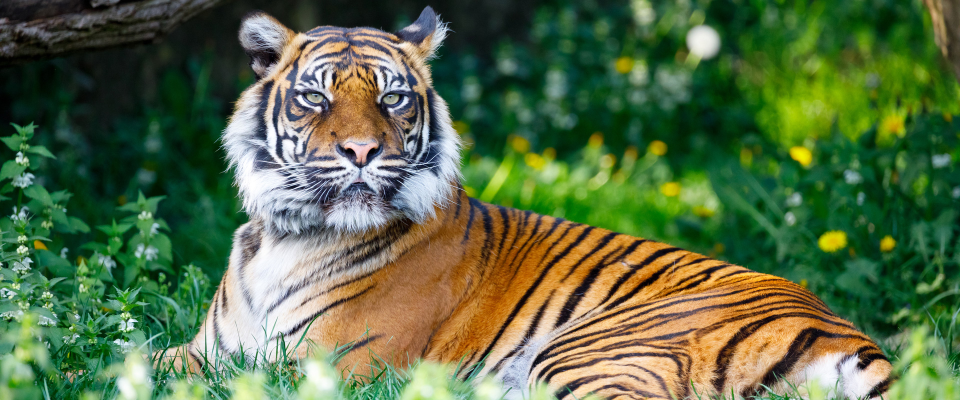
#> input picture opencv/img_tiger.jpg, 1920 x 800 px (shown at 1/2 size)
$ python backproject.py
#> lines starting #> are read from the running program, lines starting #| are printed output that depends on the picture; after the words box and inside, x2 and y2 are one past the last pixel; in counts of white or black regions, pixels touching at a corner belong together
import cv2
import numpy as np
import matplotlib.pyplot as plt

# Loading images
image = cv2.imread('img_tiger.jpg')
#> image is the input picture: shape (800, 1920, 3); mean B, G, R 70.2, 108.7, 88.7
image = cv2.resize(image, (960, 540))
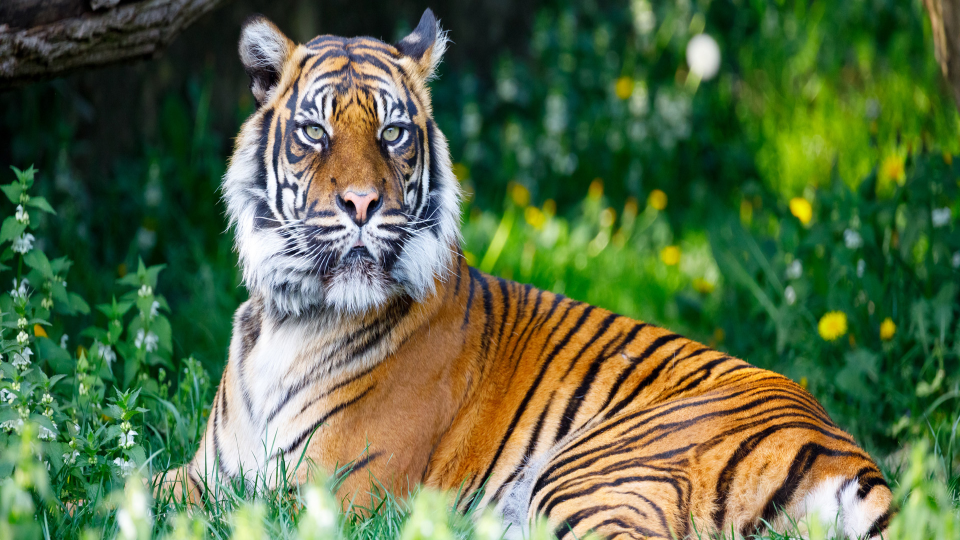
#> image: shape (540, 960, 3); mean B, G, R 70, 108.6, 88.6

masked_img = cv2.imread('img_tigerRoi.jpg')
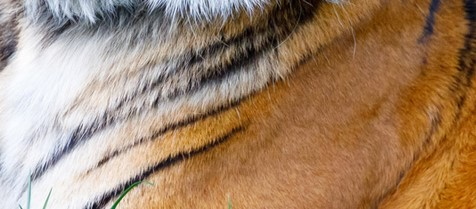
#> input picture opencv/img_tigerRoi.jpg, 476 x 209 px
#> masked_img is the input picture: shape (209, 476, 3); mean B, G, R 106.2, 133.3, 163.3

# Converting to HSV
hsv_image = cv2.cvtColor(image, cv2.COLOR_BGR2HSV)
#> hsv_image: shape (540, 960, 3); mean H, S, V 59.3, 149.5, 120.4
hsv_image_masked = cv2.cvtColor(masked_img, cv2.COLOR_BGR2HSV)
#> hsv_image_masked: shape (209, 476, 3); mean H, S, V 40.8, 106.2, 165.9

# Hue saturation output
hist_mask = cv2.calcHist([hsv_image_masked], [0, 1], None, [180, 256], [0, 180, 0, 256])
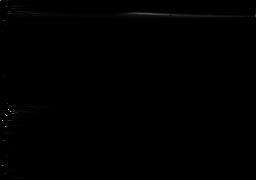
#> hist_mask: shape (180, 256) float32; min 0, max 1058, mean 2.2; drawn with min black and max white

# Gray scale output
mask = cv2.calcBackProject([hsv_image], [0, 1], hist_mask, [0, 180, 0, 256], 1)
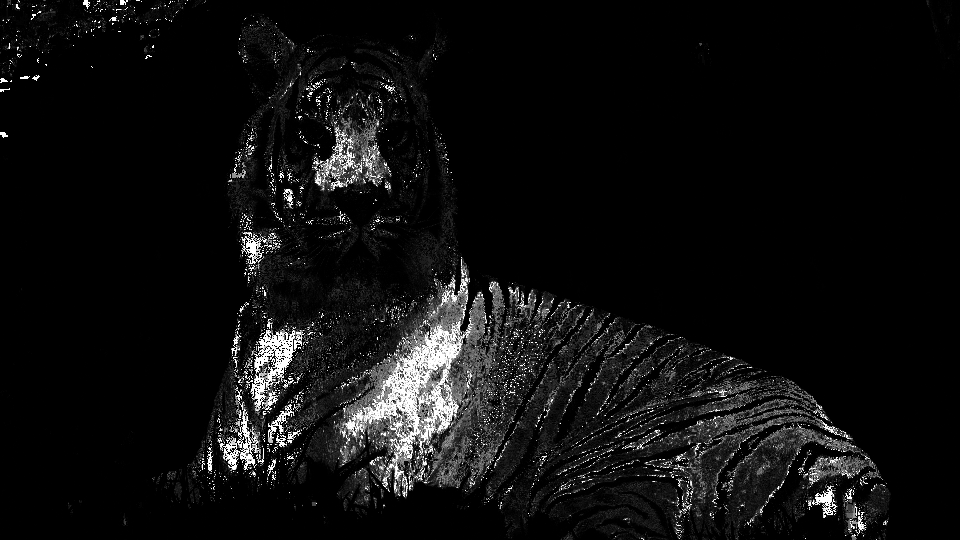
#> mask: shape (540, 960); min 0, max 255, mean 15.5

plt.imshow(hist_mask)
plt.show()
cv2.imshow('mask', mask)

ret, mask = cv2.threshold(mask, 3, 255, cv2.THRESH_BINARY)
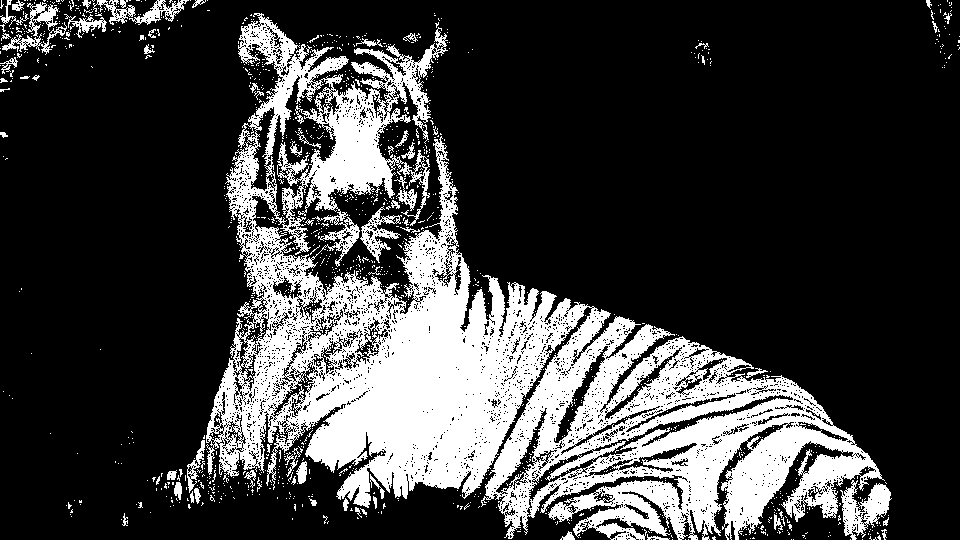
#> mask: shape (540, 960); 24.4% white; 1191 white regions (1122 under 20 px), largest, box (x1, y1, x2, y2) and area: (206, 13, 885, 540) 115828, (840, 480, 892, 540) 1499, (360, 206, 402, 263) 740
mask = cv2.merge([mask, mask, mask])
result = cv2.bitwise_and(image, mask)
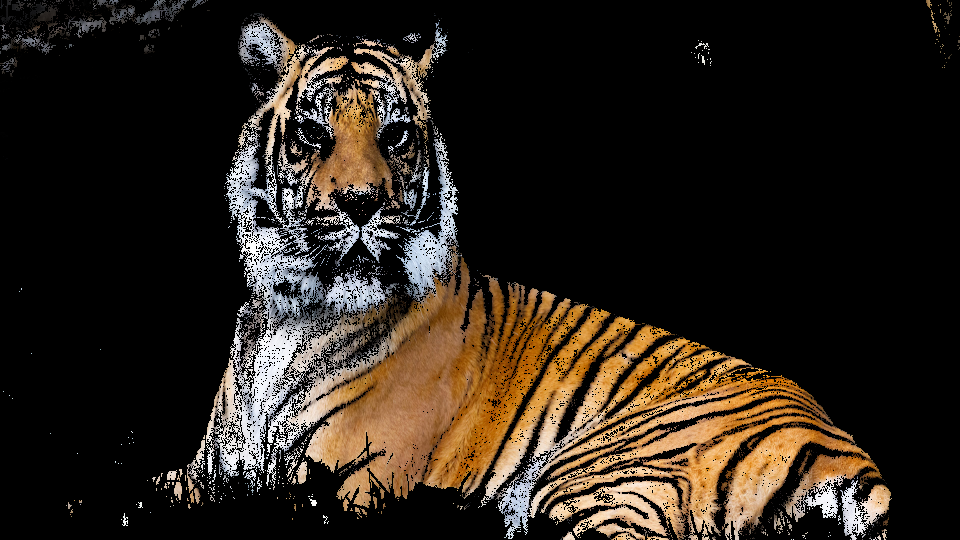
#> result: shape (540, 960, 3); mean B, G, R 27.2, 35.8, 44.3

cv2.imshow('orginal', image)
cv2.imshow('roi', masked_img)
cv2.imshow('result', result)

cv2.waitKey(0)
cv2.destroyAllWindows()
